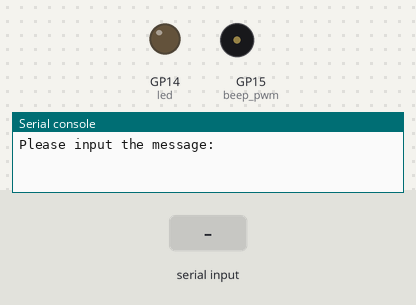
Bench run of a program on a simulated Raspberry Pi Pico running MicroPython. Parts: output pins drawn as LEDs (lit = HIGH), buzzer (waves = sounding), the last lines printed to the serial console. Dashed ring = blinking. The inputs (shaded band) are chosen by the test bench.

Above: at 1.2 s.
1.3 s: "0" typed at the serial console, then Enter
At 1.42 s:
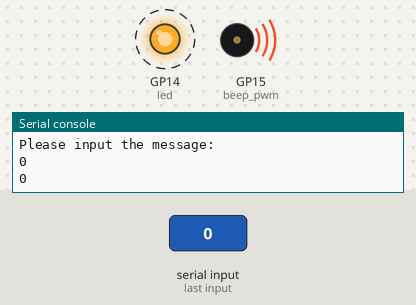
4.3 s: "1" typed at the serial console, then Enter
At 4.67 s:
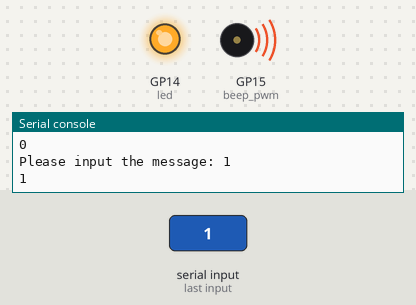
7.3 s: "2" typed at the serial console, then Enter
At 9.6 s:
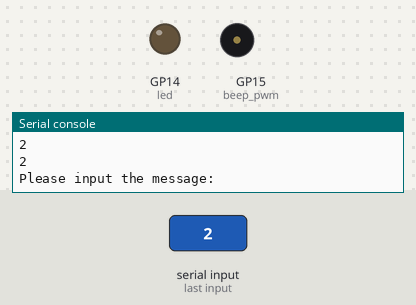
Timing chart, 0 to 11.1 s (numbered marks = the images above; inputs shaded):
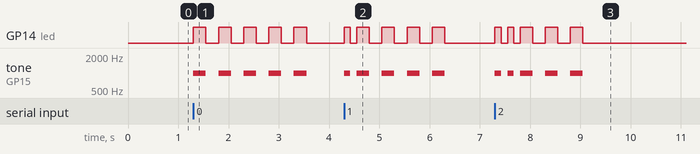

Measured:
- after the input at 1.3 s, GP14 (led): alternates HIGH for 0.25 s and LOW for 0.25 s, 10 changes in all, then stays LOW, starting at once; tone on GP15 (beep_pwm): alternates 1000 Hz for 0.25 s and silent for 0.25 s, 10 changes in all, then stays silent, starting at once
- after the input at 4.3 s, GP14 (led): goes HIGH 0.13 s, LOW 0.13 s, 3 × (HIGH 0.25 s, LOW 0.25 s), HIGH 0.25 s, then LOW, starting at once; tone on GP15 (beep_pwm): goes 1000 Hz 0.13 s, silent 0.13 s, 3 × (1000 Hz 0.25 s, silent 0.25 s), 1000 Hz 0.25 s, then silent, starting at once
- after the input at 7.3 s, GP14 (led): LOW → HIGH at once, → LOW 0.13 s later, → HIGH 0.13 s later, → LOW 0.13 s later, … (10 changes in this stretch); tone on GP15 (beep_pwm): plays 1000 Hz for 0.13 s, 1000 Hz for 0.13 s, 1000 Hz for 0.25 s, 1000 Hz for 0.25 s, 1000 Hz for 0.25 s, starting at once

The program:

6.8_morse_code_generator.py
```python
from machine import Pin, PWM
import time

BeepPin = 15
ALedPin = 14

MORSECODE = {
    'A': '01', 'B': '1000', 'C': '1010', 'D': '100', 'E': '0', 'F': '0010', 'G': '110',
    'H': '0000', 'I': '00', 'J': '0111', 'K': '101', 'L': '0100', 'M': '11', 'N': '10',
    'O': '111', 'P': '0110', 'Q': '1101', 'R': '010', 'S': '000', 'T': '1',
    'U': '001', 'V': '0001', 'W': '011', 'X': '1001', 'Y': '1011', 'Z': '1100',
    '1': '01111', '2': '00111', '3': '00011', '4': '00001', '5': '00000',
    '6': '10000', '7': '11000', '8': '11100', '9': '11110', '0': '11111',
    '?': '001100', '/': '10010', ',': '110011', '.': '010101', ';': '101010',
    '!': '101011', '@': '011010', ':': '111000',
}

def setup():
    global beep_pwm, led
    beep_pwm = PWM(Pin(BeepPin))
    beep_pwm.freq(1000)  # Set frequency to 1kHz
    led = Pin(ALedPin, Pin.OUT)

def on():
    beep_pwm.duty_u16(32768)  # 50% duty cycle
    led.value(1)

def off():
    beep_pwm.duty_u16(0)
    led.value(0)

def beep(dt):  # dt for delay time.
    on()
    time.sleep(dt)
    off()
    time.sleep(dt)

def morsecode(code):
    pause = 0.25
    for letter in code:
        for tap in MORSECODE.get(letter, ''):
            if tap == '0':
                beep(pause / 2)
            if tap == '1':
                beep(pause)
        time.sleep(pause)

def main():
    while True:
        code = input("Please input the message: ")
        code = code.upper()
        print(code)
        morsecode(code)

def destroy():
    print("")
    off()

if __name__ == '__main__':
    setup()
    try:
        main()
    except KeyboardInterrupt:
        destroy()
```
